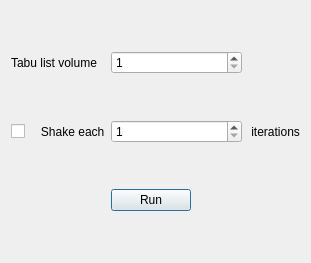
<?xml version="1.0" encoding="UTF-8"?>
<ui version="4.0">
 <class>TSDialog</class>
 <widget class="QDialog" name="TSDialog">
  <property name="geometry">
   <rect>
    <x>0</x>
    <y>0</y>
    <width>311</width>
    <height>263</height>
   </rect>
  </property>
  <property name="windowTitle">
   <string>Tabu Search</string>
  </property>
  <layout class="QGridLayout" name="gridLayout">
   <item row="2" column="1">
    <layout class="QHBoxLayout" name="horizontalLayout_2">
     <item>
      <widget class="QPushButton" name="pushButton">
       <property name="text">
        <string>Run</string>
       </property>
      </widget>
     </item>
    </layout>
   </item>
   <item row="0" column="1" colspan="2">
    <layout class="QVBoxLayout" name="verticalLayout">
     <item>
      <widget class="QSpinBox" name="spinBox">
       <property name="minimum">
        <number>1</number>
       </property>
       <property name="maximum">
        <number>10000</number>
       </property>
      </widget>
     </item>
    </layout>
   </item>
   <item row="0" column="0">
    <layout class="QVBoxLayout" name="verticalLayout_2">
     <item>
      <widget class="QLabel" name="label">
       <property name="text">
        <string>Tabu list volume</string>
       </property>
      </widget>
     </item>
    </layout>
   </item>
   <item row="1" column="3">
    <layout class="QHBoxLayout" name="horizontalLayout">
     <item>
      <widget class="QLabel" name="label_3">
       <property name="text">
        <string> iterations</string>
       </property>
      </widget>
     </item>
    </layout>
   </item>
   <item row="1" column="0">
    <layout class="QHBoxLayout" name="horizontalLayout_3">
     <item>
      <widget class="QCheckBox" name="checkBox">
       <property name="text">
        <string/>
       </property>
       <property name="checked">
        <bool>false</bool>
       </property>
      </widget>
     </item>
     <item>
      <widget class="QLabel" name="label_2">
       <property name="text">
        <string>   Shake each</string>
       </property>
      </widget>
     </item>
    </layout>
   </item>
   <item row="1" column="1" colspan="2">
    <layout class="QVBoxLayout" name="verticalLayout_4">
     <item>
      <widget class="QSpinBox" name="spinBox_2">
       <property name="minimum">
        <number>1</number>
       </property>
       <property name="maximum">
        <number>500000</number>
       </property>
      </widget>
     </item>
    </layout>
   </item>
  </layout>
 </widget>
 <resources>
  <include location="resources.qrc"/>
 </resources>
 <connections>
  <connection>
   <sender>pushButton</sender>
   <signal>clicked()</signal>
   <receiver>TSDialog</receiver>
   <slot>slot2()</slot>
   <hints>
    <hint type="sourcelabel">
     <x>168</x>
     <y>225</y>
    </hint>
    <hint type="destinationlabel">
     <x>58</x>
     <y>141</y>
    </hint>
   </hints>
  </connection>
  <connection>
   <sender>spinBox</sender>
   <signal>valueChanged(QString)</signal>
   <receiver>TSDialog</receiver>
   <slot>slot1()</slot>
   <hints>
    <hint type="sourcelabel">
     <x>234</x>
     <y>57</y>
    </hint>
    <hint type="destinationlabel">
     <x>254</x>
     <y>137</y>
    </hint>
   </hints>
  </connection>
  <connection>
   <sender>checkBox</sender>
   <signal>clicked(bool)</signal>
   <receiver>TSDialog</receiver>
   <slot>slot4()</slot>
   <hints>
    <hint type="sourcelabel">
     <x>22</x>
     <y>127</y>
    </hint>
    <hint type="destinationlabel">
     <x>70</x>
     <y>98</y>
    </hint>
   </hints>
  </connection>
 </connections>
 <slots>
  <slot>run()</slot>
  <slot>draw_metamodels()</slot>
  <slot>use_metamodels()</slot>
  <slot>loadAlgConf()</slot>
  <slot>openDialog()</slot>
  <slot>change_metamodel()</slot>
  <slot>changePCPersent()</slot>
  <slot>showMetamodelsRes()</slot>
  <slot>slot1()</slot>
  <slot>slot2()</slot>
  <slot>slot3()</slot>
  <slot>slot4()</slot>
 </slots>
</ui>
